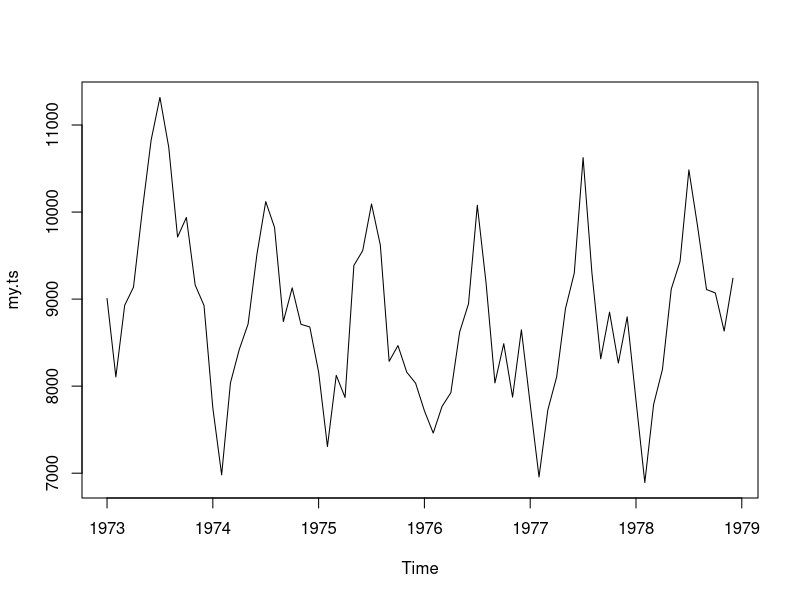
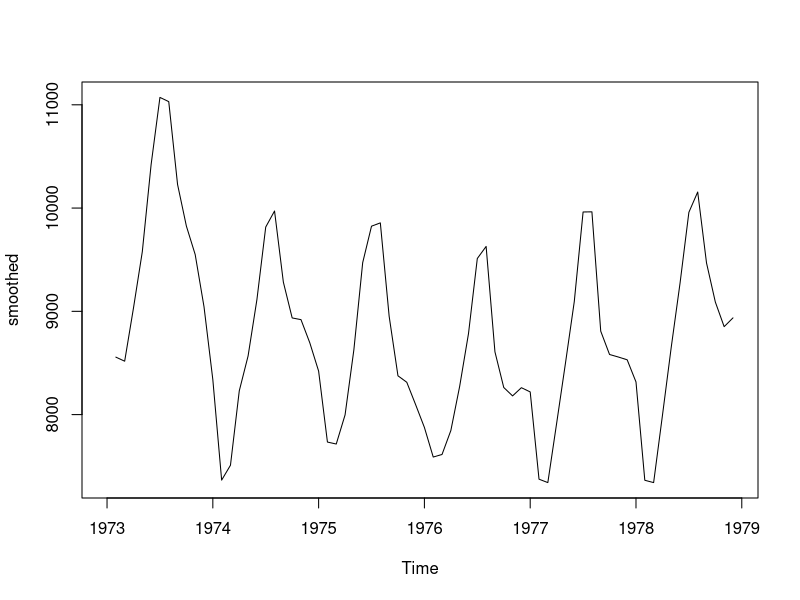
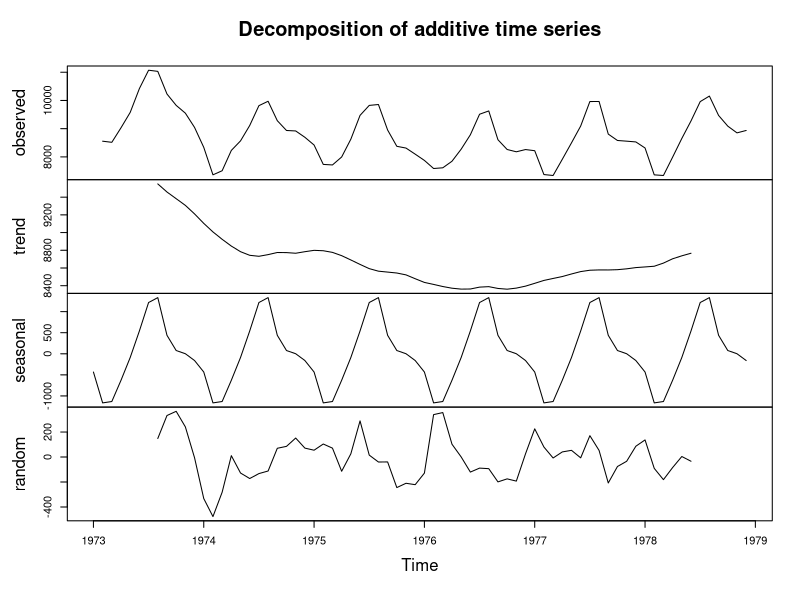
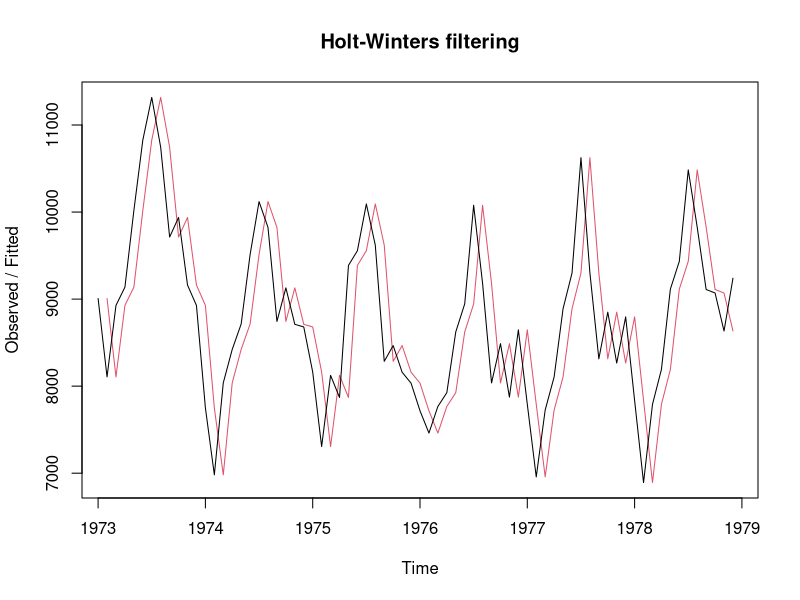
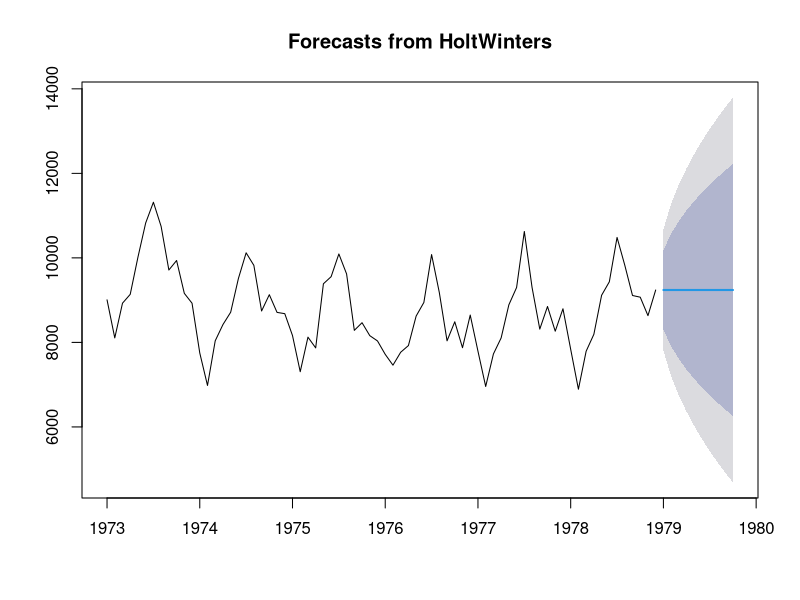
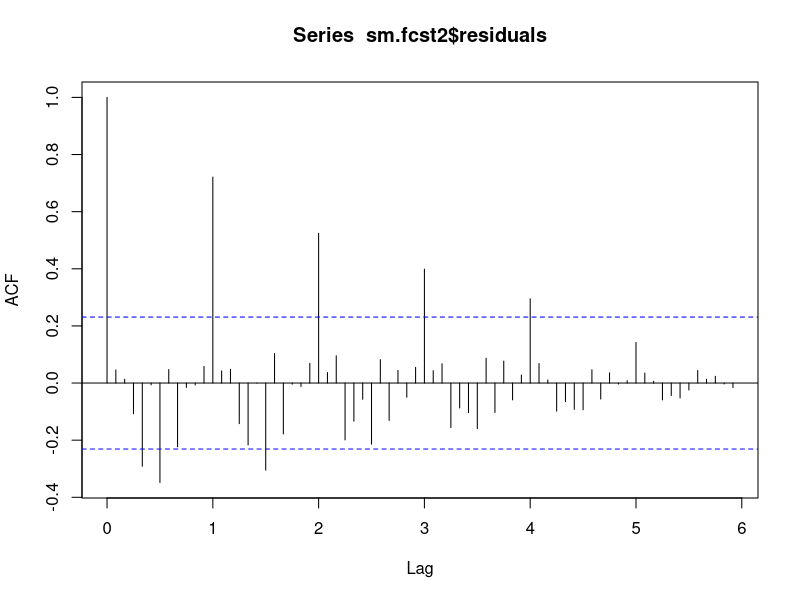

The R source for these figures, in order:
library("TTR")
library("forecast")
#plot
my.ts = USAccDeaths
plot.ts(my.ts)
smoothed = SMA(my.ts, n=2)
plot.ts(smoothed)
comp = decompose(smoothed)
plot(comp)

#forecast
sm.fcst = HoltWinters(x = my.ts, beta = F, gamma = F)
plot(sm.fcst)
sm.fcst2 = forecast(sm.fcst, h = 10)
sm.fcst2$residuals
plot(sm.fcst2)

#errors
sm.fcst2$residuals[1] = -1000
length(sm.fcst2$residuals)
acf(sm.fcst2$residuals, lag.max = 72)
